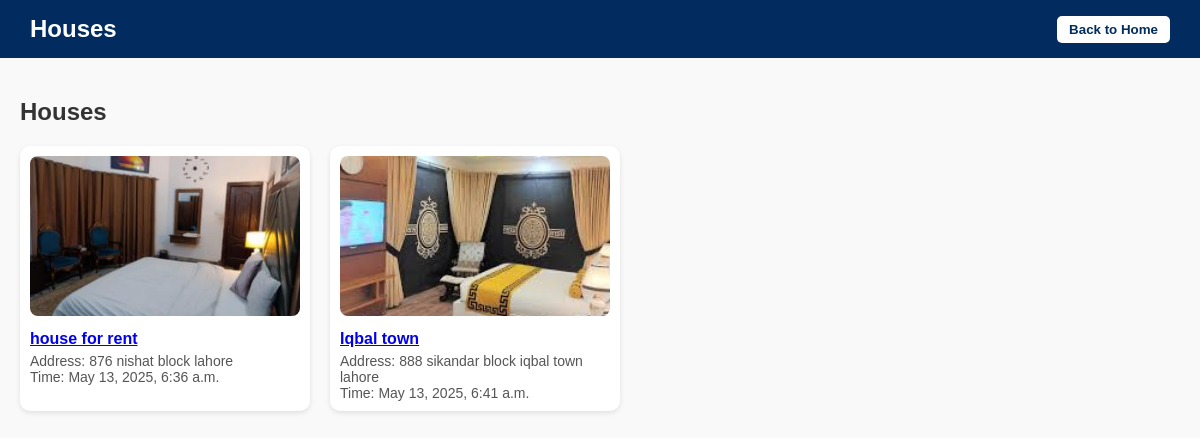
The app's page /home/houses/ with its own data.
### ads/models.py (models this page shows, shortened)
class AdPayment(models.Model):
    CATEGORY_CHOICES = [
        ('Playing Arena', 'Playing Arena'),
        ('Gym', 'Gym'),
        ('Farm House', 'Farm House'),
        ('Hotel Room', 'Hotel Room'),
        ('Saloon', 'Saloon'),
        ('Swimming Pool', 'Swimming Pool'),
        ('Cafe', 'Cafe'),
        ('Event Space', 'Event Space'),
        ('House', 'House'),
        ('Shop', 'Shop'),
    ]
    BANK_CHOICES = [
    ('meezan', 'Meezan Bank'),
    ('sadapay', 'SadaPay'),
    ('bank_alfalah', 'Bank Alfalah'),
    ('faysal', 'Faysal Bank'),
    ('hbl', 'Habib Bank Limited'),
    ('mcb', 'MCB Bank Limited'),
    ('ubl', 'United Bank Limited'),
    ('nbp', 'National Bank of Pakistan'),
    ('js_bank', 'JS Bank'),
    ('bank_of_punjab', 'Bank of Punjab'),
    ('standard_chartered', 'Standard Chartered Bank'),
    ('albaraka', 'Al Baraka Bank'),
    ('askari', 'Askari Bank'),
    ('bank_islamic', 'Bank Islami Pakistan Limited'),
]
    user = models.ForeignKey(
        settings.AUTH_USER_MODEL,
        on_delete=models.CASCADE,
        default=1
    )
    title = models.CharField(max_length=255)
    category = models.CharField(max_length=20, choices=CATEGORY_CHOICES)
    description = models.TextField()
    location = models.CharField(max_length=255)
    price = models.DecimalField(max_digits=10, decimal_places=2, null=True, blank=True)
    image = models.ImageField(upload_to='ads/images/')
    account_holder_name = models.CharField(max_length=255)
    account_number = models.CharField(max_length=255)
    bank = models.CharField(max_length=20, choices=BANK_CHOICES)  # Added choices here
    created_at = models.DateTimeField(auto_now_add=True)

### home/views.py (the view)
# urls.py: path('houses/', views.houses, name='houses'),
def houses(request):
    ads = AdPayment.objects.filter(category="House")
    return render(request, 'houses.html', {'ads': ads})

### home/templates/houses.html (shortened to what this page needs)
<!DOCTYPE html>
<html lang="en">
<head>
</head>
<body>
  <header>
    <h1>Houses</h1>
    <button class="back-button" onclick="window.history.back()">Back to Home</button>
  </header>
  <div class="container">
    <h2>Houses</h2>
    <div class="card-container">
      {% for ad in ads %}
      <div class="card">
        <img src="{{ ad.image.url }}" alt="{{ ad.title }}" />
        <h3><a href="{% url 'home:spot_detail' ad.id %}">{{ ad.title }}</a></h3>
        <p>Address: {{ ad.location }}<br>Time: {{ ad.created_at }}</p>
      </div>
      {% empty %}
      <p>No Houses ads available at the moment.</p>
      {% endfor %}
    </div>
  </div>
</body>
</html>

### home/templates/houses.html (style rules this page uses)
body { font-family: Arial, sans-serif; margin: 0; padding: 0; background-color: #f9f9f9; }
header { background-color: #022b5f; color: white; padding: 15px 30px; display: flex; justify-content: space-between; align-items: center; }
header h1 { margin: 0; font-size: 24px; }
.back-button { background-color: white; color: #022b5f; padding: 6px 12px; border: none; border-radius: 5px; cursor: pointer; font-weight: bold; }
.container { padding: 20px; }
h2 { margin-bottom: 20px; color: #333; }
.card-container { display: flex; flex-wrap: wrap; gap: 20px; }
.card { background-color: white; border-radius: 10px; box-shadow: 0 2px 5px rgba(0, 0, 0, 0.1); width: calc(25% - 20px); padding: 10px; transition: transform 0.3s ease; }
.card img { width: 100%; height: 160px; object-fit: cover; border-radius: 8px; }
.card h3 { margin: 10px 0 5px; font-size: 16px; color: #022b5f; }
.card p { margin: 0; font-size: 14px; color: #555; }

### records on screen
AdPayment: image (picture), title "house for rent", location "876 nishat block lahore", created_at "May 13, 2025, 6:36 a.m."
AdPayment: image (picture), title "Iqbal town", location "888 sikandar block iqbal town lahore", created_at "May 13, 2025, 6:41 a.m."
